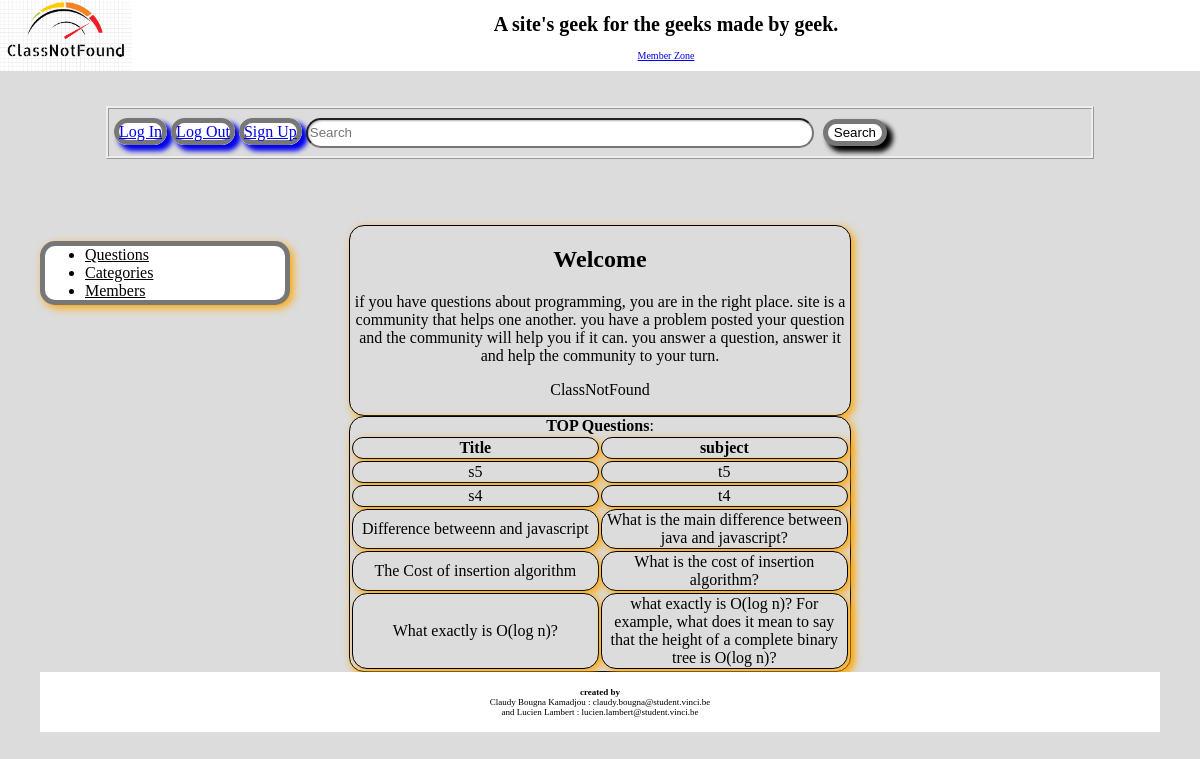
/ (signed in), run on the app's committed database.
### tables this page shows
CREATE TABLE IF NOT EXISTS `questions` (
  `id_question` int(11) NOT NULL AUTO_INCREMENT,
  `title` varchar(255) NOT NULL,
  `subject` varchar(255) NOT NULL,
  `id_category` int(11) NOT NULL,
  `owner` int(11) NOT NULL,
  `creation_date` timestamp NOT NULL DEFAULT CURRENT_TIMESTAMP,
  `state` set('O','S','D') NOT NULL,
  `good_answer` int(11) DEFAULT NULL,
  PRIMARY KEY (`id_question`),
  KEY `id_category` (`id_category`),
  KEY `owner` (`owner`),
  KEY `good_answer` (`good_answer`)
);

### controllers/HomeController.php (called while the page is built, shortened)
<?php  class HomeController {
    private $_db;
    public function __construct($db) {
        $this->_db = $db;
    }
    public function run() {
        $tabquestions = '';
        if (!empty($_POST['form_research']) && !empty($_POST['keyword'])) {
            $tabquestions = $this->_db->select_questions($_POST['keyword']);
            $html_keyword = htmlspecialchars($_POST['keyword']);
        } else {
            $tabquestions = $this->_db->select_questions();
        }
        require_once(CHEMIN_VUES . 'Home.php');
    }
}
?>

### index.php (called while the page is built, shortened)
<?php
	$db = Db::getInstance();
	require_once(CHEMIN_VUES . 'header.php');
	$action = (isset($_GET['action'])) ? $_GET['action'] : 'default';
	switch($action) {
		default:
			require_once(CHEMIN_CONTROLEURS.'HomeController.php');
			$controller = new HomeController($db);
			break;
	}
	$controller->run();
	require_once(CHEMIN_VUES . 'footer.php');
?>

### models/Db.class.php (called while the page is built, shortened)
<?php class Db {
    private $_db;
    private function __construct() {
        try {
            $this->_db = new PDO('mysql:host=localhost;dbname=projet;charset=utf8', 'root', '');
            $this->_db->setAttribute(PDO::ATTR_ERRMODE, PDO::ERRMODE_EXCEPTION);
			$this->_db->setAttribute(PDO::ATTR_DEFAULT_FETCH_MODE, PDO::FETCH_OBJ);
        } catch (PDOException $e) {
		    die('Erreur de connexion à la base de données : ' . $e->getMessage());
        }
    }
	public function select_questions($keyword = '') {
		if ($keyword != '') {
			$keyword = str_replace("%", "\%", $keyword);
			$query = "SELECT * FROM questions WHERE title LIKE :keyword COLLATE utf8_bin  ORDER BY id_question DESC";
			$ps = $this->_db->prepare($query);
			$ps->bindValue(':keyword', "%$keyword%");
		} else {
			$query = 'SELECT * FROM questions ORDER BY id_question DESC';
			$ps = $this->_db->prepare($query);
		}
		$ps->execute();
		$table = array();
		while ($row = $ps->fetch()) {
			$table[] = new Question($row->id_question, $row->title, $row->subject, $row->creation_date, $row->id_category, $row->owner, $row->state, $row->good_answer);
		}
		return $table;
	}
} ?>

### models/Question.class.php (called while the page is built, shortened)
<?php class Question {
    private $_title;
    private $_subject;
    public function __construct($id_question, $title,  $subject, $creation_date, $id_category, $owner, $state, $good_answer) {
        $this->_title = $title;
        $this->_subject = $subject;
    }
    public function html_title() {
        return htmlspecialchars($this->_title);
    }
    public function html_subject() {
        return htmlspecialchars($this->_subject);
    }
} ?>

### views/Home.php (the view)
<div class="menu-navigation">
    <nav>
        <a id="button" href="index.php?action=login">Log In</a>
        <a id="button" href="index.php?action=logout">Log Out</a>
        <a id="button" href="index.php?action=signup">Sign Up</a>
        <input id="search" type="text" placeholder="Search" aria-label="Search">
        <button id="button" type="submit">Search</button>
    </nav>
</div>
<ul class="menuCategory">
    <li><a class="textMenu" href="index.php?action=question">Questions</a></li>
    <li><a class="textMenu" href="index.php?action=categories">Categories</a></li>
    <li><a class="textMenu" href="index.php?action=member">Members</a></li>
</ul>
<section class="descAccueil">
    <h2>Welcome</h2>
    <p> if you have questions about programming, you are in the right place. site is a community that helps one another. you have a problem posted your question and the community will help you if it can.
        you answer a question, answer it and help the community to your turn.</p>
    <p>ClassNotFound</p>
</section>
<section class="descAccueil">
<table id="tableBalises">
    <strong id="titreTopQuestion">TOP Questions</strong> :<br/>
        <thead>
          <tr>
            <th>Title</th>
            <th>subject</th>
         </tr>
        </thead>
        <tbody>
        <?php foreach ($tabquestions as $i => $question) { ?>
            <tr>
                <td><span class="html"><?php echo $question->html_title(); ?></span></td>
                <td><?php echo $question->html_subject(); ?></td>
            </tr>
        <?php } ?>
        </tbody>
    </table>
</section>

### views/css/base.css (style rules this page uses)
#titreTopQuestion { text-align: center; }
.descAccueil { border-style: solid; border-width: thin; border-collapse: collapse; background-color: #DCDCDC; text-align: center; margin-left: auto; margin-right: auto; width: 500px; border-radius: 15px; box-shadow: 3px 3px 9px orange; }
#search { width:500px; height:24px; background:white; box-shadow:1px 1px 2px rgba(0,0,0,.3) inset; border-radius:2em; margin-right: 5px; }
#button { width:auto; height:auto; background:white; box-shadow:5px 5px 5px 1px; border-radius:2em; margin: 5px; border: 5px solid #777; text-align: center; margin-left: auto; margin-right: auto; }
#tableBalises th { border-style: solid; border-width: thin; border-collapse: collapse; background-color: #DCDCDC; text-align: center; margin-left: auto; margin-right: auto; width: 500px; border-radius: 15px; box-shadow: 3px 3px 9px orange; }
#tableBalises td { border-style: solid; border-width: thin; border-collapse: collapse; background-color: #DCDCDC; text-align: center; margin-left: auto; margin-right: auto; width: 500px; border-radius: 15px; box-shadow: 3px 3px 9px orange; }
.menu-navigation { border-style: ridge; background-color: #DCDCDC; align-items: center; margin : 66px; padding: 5px; }
.menuCategory { background-color: white; float: left; left: 0; margin-left: auto; margin-right: auto; width: 200px; border: 5px solid #777; border-radius: 15px; box-shadow: 3px 3px 9px orange; }
.textMenu { color: #000000; font-family: cursive; }
html { font-family: cursive; }
body { height: 100%; background-color: #DCDCDC; min-height: 100%; margin: 20px; padding: 20px; }

### data on the page
questions: title "s5", subject "t5"
questions: title "s4", subject "t4"
questions: title "Difference betweenn and javascript", subject "What is the main difference between java and javascript?"
questions: title "The Cost of insertion algorithm", subject "What is the cost of insertion algorithm?"
questions: title "What exactly is O(log n)?", subject "what exactly is O(log n)? For example, what does it mean to say that the height of a complete binary tree is O(log n)?"

### other printed values
$libelleloginmember "Member Zone"
EMAIL2 "claudy.bougna@student.vinci.be"
EMAIL1 "lucien.lambert@student.vinci.be"
